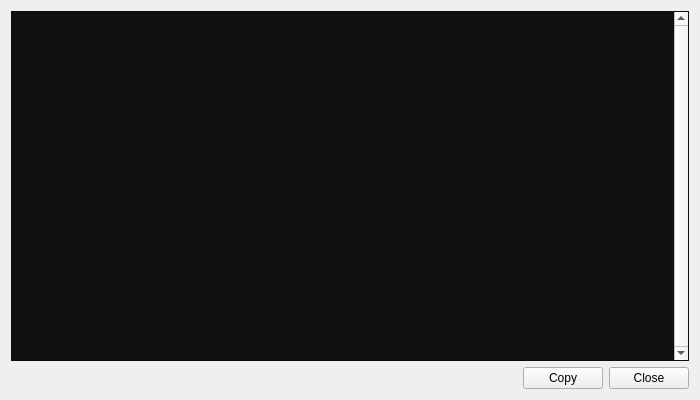
<?xml version="1.0" encoding="UTF-8"?>
<ui version="4.0">
 <class>LogWindow</class>
 <widget class="QWidget" name="LogWindow">
  <property name="geometry">
   <rect>
    <x>0</x>
    <y>0</y>
    <width>700</width>
    <height>400</height>
   </rect>
  </property>
  <property name="windowTitle">
   <string>Log</string>
  </property>
  <property name="windowIcon">
   <iconset resource="../res.qrc">
    <normaloff>:/icon.png</normaloff>:/icon.png</iconset>
  </property>
  <layout class="QGridLayout" name="gridLayout">
   <item row="1" column="1">
    <spacer name="horizontalSpacer">
     <property name="orientation">
      <enum>Qt::Horizontal</enum>
     </property>
     <property name="sizeHint" stdset="0">
      <size>
       <width>40</width>
       <height>20</height>
      </size>
     </property>
    </spacer>
   </item>
   <item row="1" column="2">
    <widget class="QPushButton" name="copyButton">
     <property name="text">
      <string>Copy</string>
     </property>
    </widget>
   </item>
   <item row="1" column="3">
    <widget class="QPushButton" name="closeButton">
     <property name="text">
      <string>Close</string>
     </property>
    </widget>
   </item>
   <item row="1" column="0">
    <widget class="QLabel" name="statusLabel">
     <property name="text">
      <string/>
     </property>
    </widget>
   </item>
   <item row="0" column="0" colspan="4">
    <widget class="QTextEdit" name="log">
     <property name="font">
      <font>
       <family>Consolas,Courier New,monospace,Courier</family>
      </font>
     </property>
     <property name="styleSheet">
      <string notr="true">QTextEdit {
	background: #101010;
	color: #ffbf00;
	font-size: 0.9em;
	font-family: Consolas, &quot;Courier New&quot;, monospace, Courier;
}
QTextEdit .status {
	color: #ffffff;
}</string>
     </property>
     <property name="verticalScrollBarPolicy">
      <enum>Qt::ScrollBarAlwaysOn</enum>
     </property>
     <property name="readOnly">
      <bool>true</bool>
     </property>
    </widget>
   </item>
  </layout>
 </widget>
 <resources>
  <include location="../res.qrc"/>
 </resources>
 <connections/>
</ui>
